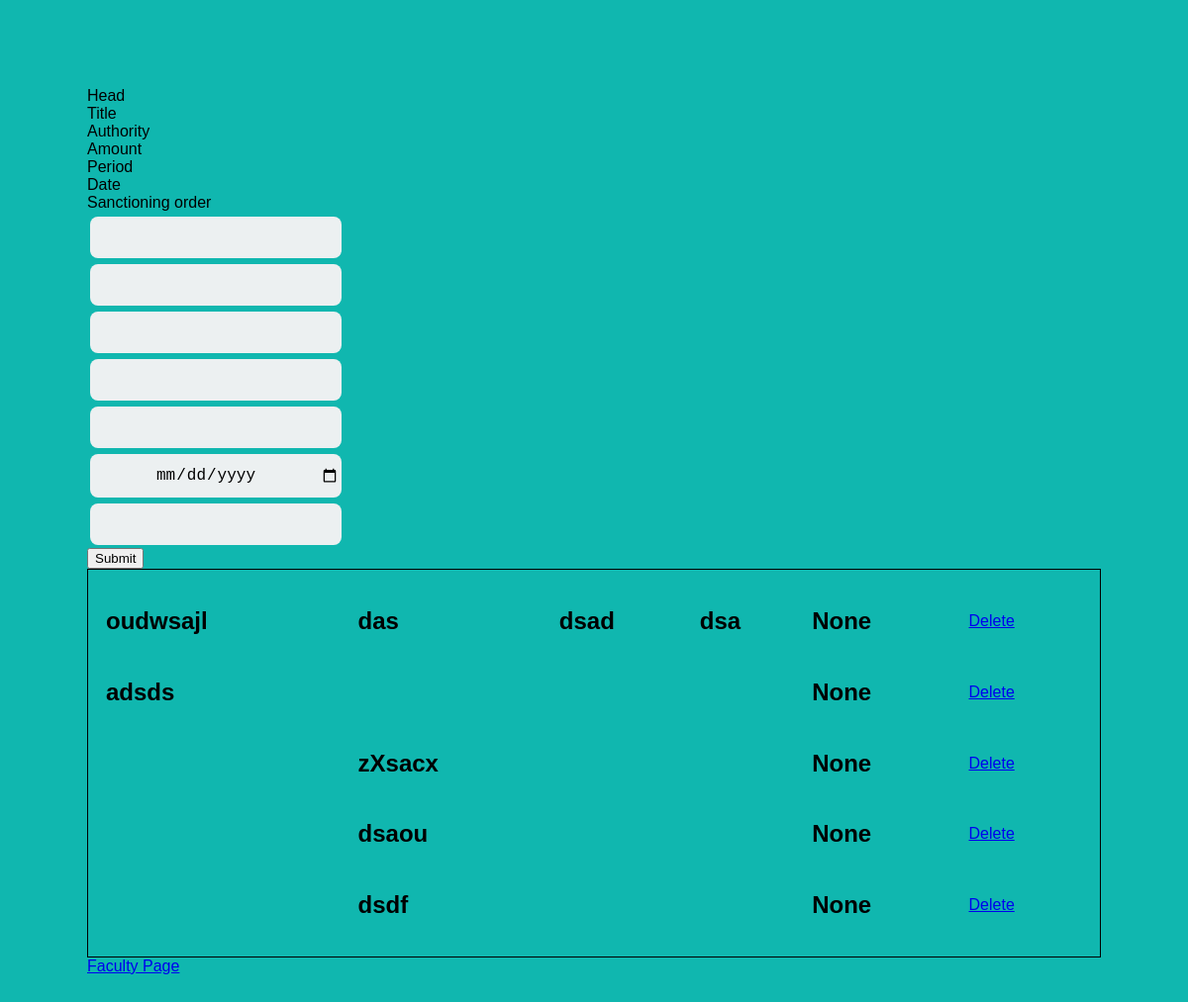
Screenshot of /rgs/ (signed in) with the database file from the repository.
### Run/models.py (models this page shows, shortened)
class Research1(models.Model):
    profile1=models.ForeignKey(Profile,on_delete=models.CASCADE,related_name='pro5',null=True)
    head=models.CharField(max_length=1000,default='')
    title=models.CharField(max_length=1000)
    authority=models.CharField(max_length=1000,default='')
    period=models.CharField(max_length=1000,default='')
    grant=models.CharField(max_length=1000,default='')
    date=models.DateField(null=True)
    order=models.CharField(max_length=1000,default='')

### Run/views.py (the view, shortened to what this page needs)
# urls.py: path('rgs/',views.RG.as_view(),name='rgs'),
class RG(View):
    template='Run/rgs.html'
    def get(self,request):
        if request.user.is_authenticated:
            profile=Profile.objects.get(user=request.user)
            conference=profile.research1.all()
            return render(request,self.template,{"confo":conference})
        else:
            return render(request,'Run/postlogin.html',{})

### Run/templates/Run/rgs.html (shortened to what this page needs)
<!DOCTYPE html>
<html lang="en">
<head>
    {%load static%}
    <link rel="stylesheet" href="{%static 'Run/style.css'%}">
</head>
<body>
  {%block body%}
        <form method="post" action="">
          <table>
        <td><input type="text" name="head"></td>
        <br>
        <td> <input type="text" name="title"></td>
        <br>
        <td><input type="text" name="authority"></td>
        <br>
        <td><input type="text" name="grant"></td>
        <br>
        <td><input type="text" name="period"></td>
        <br>
        <td><input type="date" name="date"></td>
        <br>
        <td><input type="text" name="order"></td>
        <br>
        </table>
        <button type="submit">Submit</button>
        </form>
        <table style="width:100%;padding: 15px;text-align: left; border: 1px solid black;">
        {%for confi in confo%}
          <tr>
        <td><h2>{{confi.head}}</h2></td>
        <td><h2>{{confi.title}}</h2></td>
        <td><h2>{{confi.authority}}</h2></td>
        <td><h2>{{confi.grant}}</h2></td>
        <td><h2>{{confi.period}}</h2></td>
        <td><h2>{{confi.date}}</h2></td>
        <td><h2>{{confi.order}}</h2></td>
        <form method="post">
          <td><a href="{{confi.id}}">Delete</a></td>
        </form>
        </tr>
        {%endfor%}
        </table>
{%endblock%}
<a href ="{%url 'Run:faculty'%}">Faculty Page</a>
</body>
</html>

### Run/static/Run/style.css (style rules this page uses)
body { font-family: Arial; background-color: #10b7af; padding: 80px; }
input { text-align: center; background-color: #ECF0F1; border: 2px solid transparent; border-radius: 8px; font-size: 16px; font-weight: 200; padding: 10px 0; width: 250px; }

### rows the page displays
Research1: head "oudwsajl", title "das", authority "dsad", grant "dsa", date "None"
Research1: head "adsds", date "None"
Research1: title "zXsacx", date "None"
Research1: title "dsaou", date "None"
Research1: title "dsdf", date "None"
